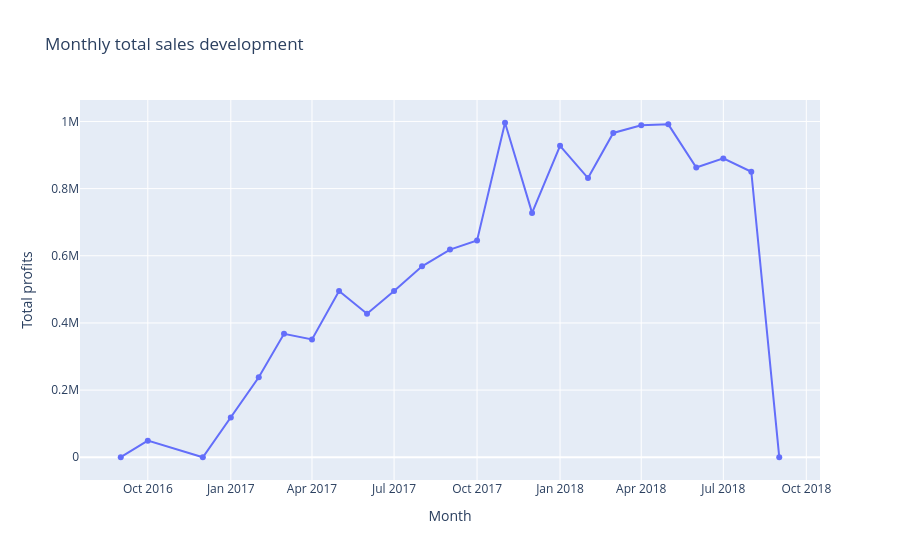

This figure's notebook cell:
### Code cell
monthly_trend = translation.groupby('month_year')['price'].sum().reset_index()

fig_trend = px.line(monthly_trend, 
                    x='month_year', 
                    y='price', 
                    title='Monthly total sales development',
                    labels={'month_year':'Month', 'price':'Total profits'},
                    markers=True)
fig_trend.show()

### Figure 1 — Plotly figure (JSON) as saved in the notebook; plotly's stock layout.template omitted (floating-point values rounded to 4 significant figures)
{"data": [{"hovertemplate": "Month=%{x}<br>Total profits=%{y}<extra></extra>", "legendgroup": "", "line": {"color": "#636efa", "dash": "solid"}, "marker": {"symbol": "circle"}, "mode": "lines+markers", "name": "", "orientation": "v", "showlegend": false, "type": "scatter", "x": ["2016-09", "2016-10", "2016-12", "2017-01", "2017-02", "2017-03", "2017-04", "2017-05", "2017-06", "2017-07", "2017-08", "2017-09", "2017-10", "2017-11", "2017-12", "2018-01", "2018-02", "2018-03", "2018-04", "2018-05", "2018-06", "2018-07", "2018-08", "2018-09"], "xaxis": "x", "y": [267.4, 49440.0, 10.9, 118600.0, 238300.0, 367600.0, 351000.0, 495000.0, 427400.0, 494900.0, 568700.0, 618500.0, 645400.0, 996200.0, 727700.0, 927500.0, 831300.0, 965800.0, 988400.0, 991400.0, 862700.0, 890000.0, 850200.0, 145], "yaxis": "y"}], "layout": {"autosize": true, "legend": {"tracegroupgap": 0}, "title": {"text": "Monthly total sales development"}, "xaxis": {"anchor": "y", "autorange": true, "domain": [0, 1], "range": ["2016-07-17 14:44:18.4088", "2018-10-16 09:15:41.5912"], "title": {"text": "Month"}, "type": "date"}, "yaxis": {"anchor": "x", "autorange": true, "domain": [0, 1], "range": [-82200.0, 1078000.0], "title": {"text": "Total profits"}, "type": "linear"}}}
